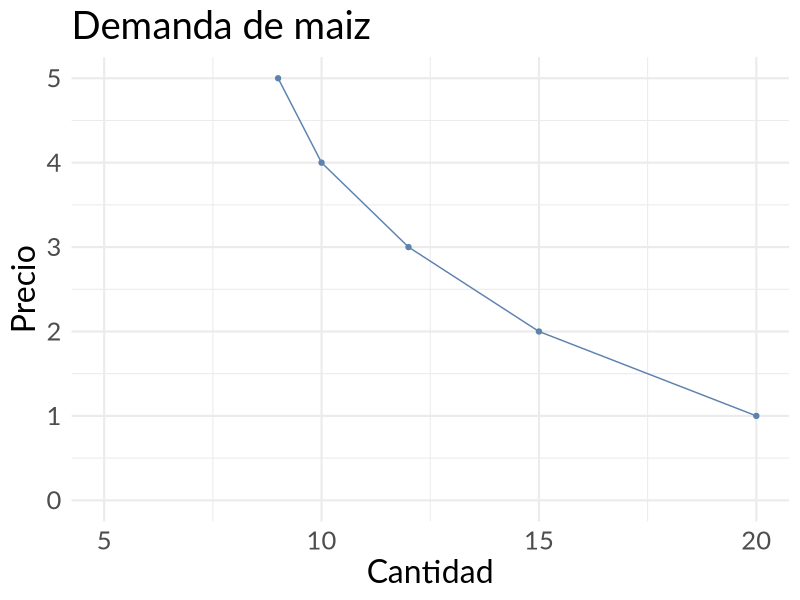
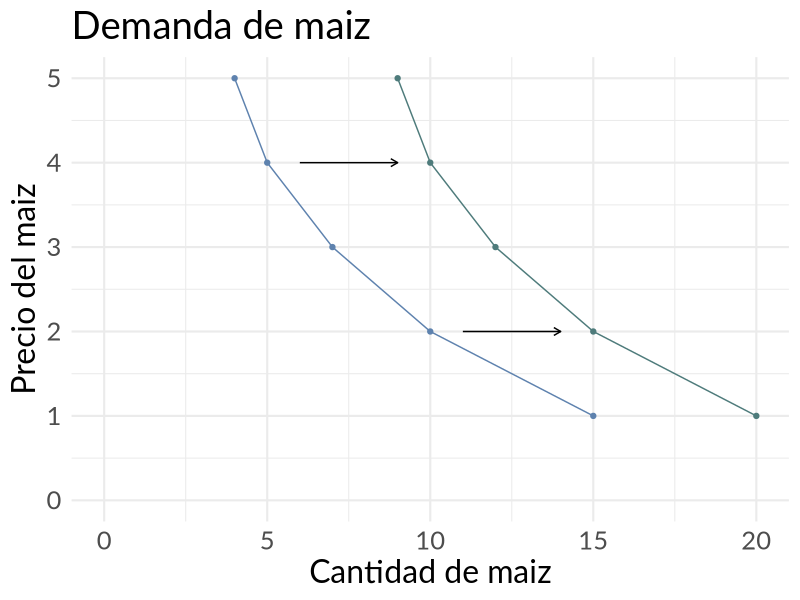
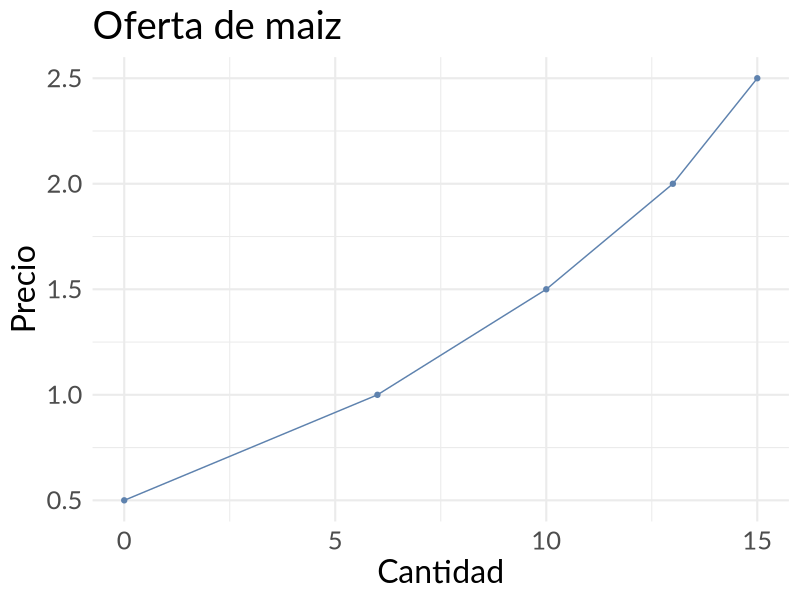
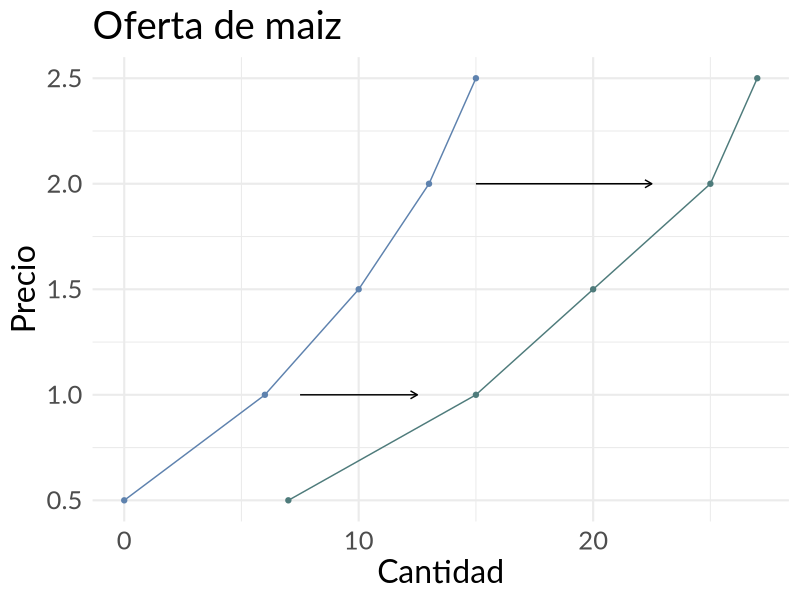
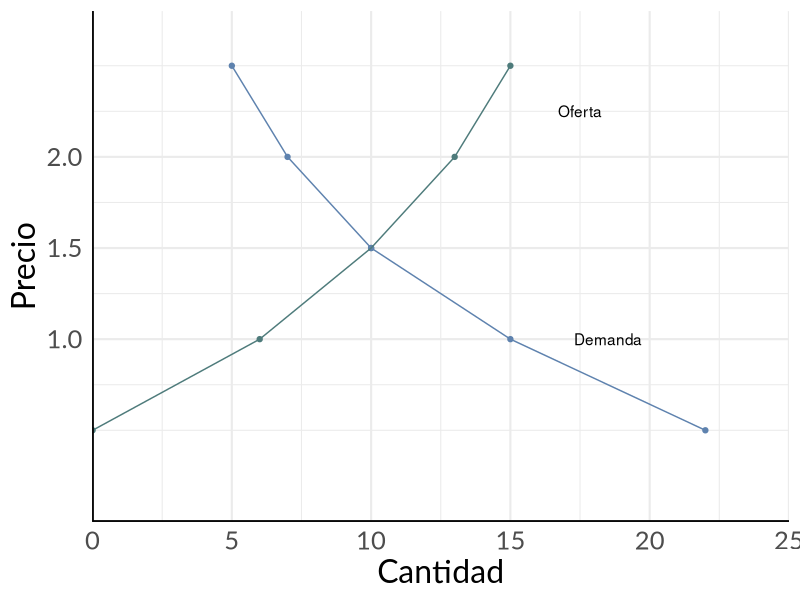
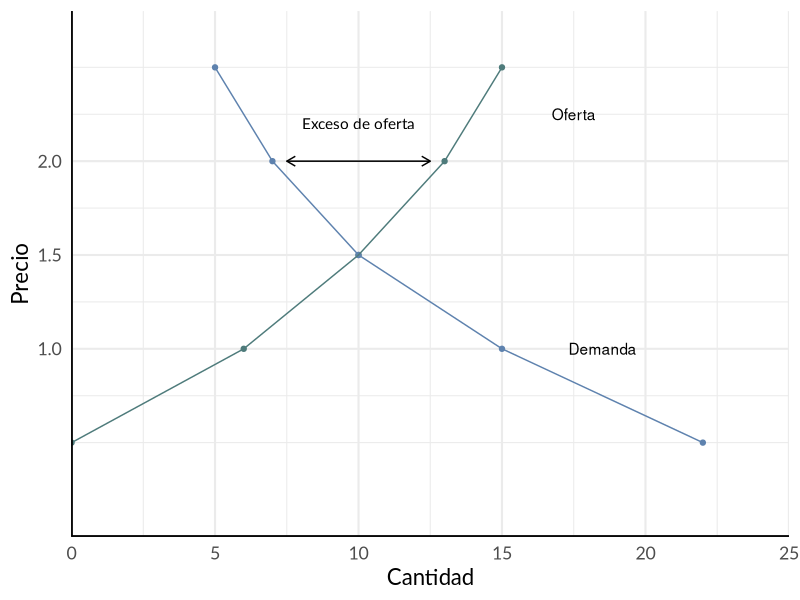
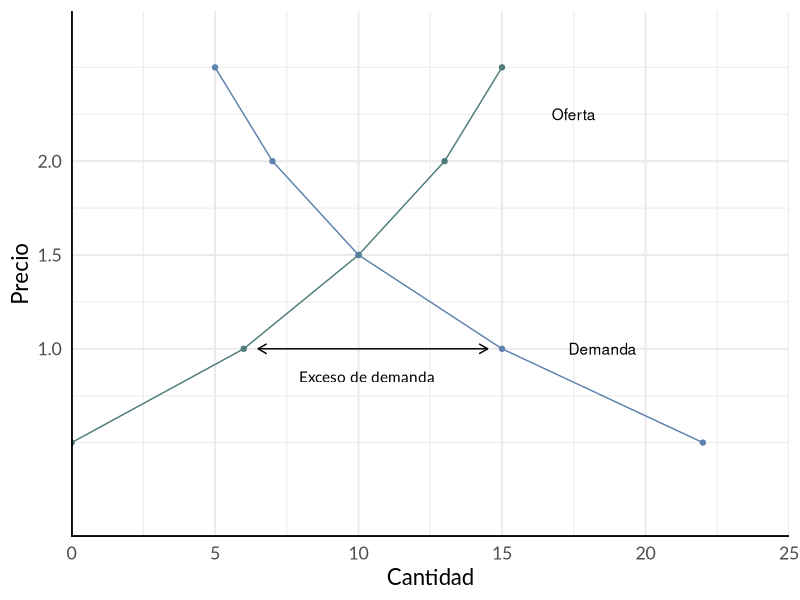
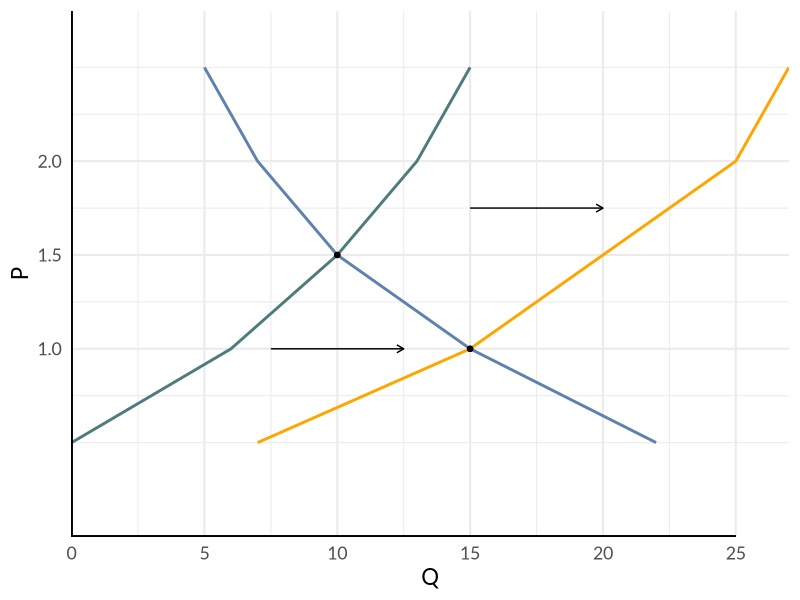

The R source for these figures, in order:
## ---- chunk 1
knitr::opts_chunk$set(
  fig.width = 6,
  fig.height = 3.5,
  fig.retina = 3,
  out.width = "100%",
  cache = FALSE,
  dev = "png",
  dev.args = list(type = "cairo-png")
)

library(ggplot2)
library(tibble)
library(dplyr)
library(grid)

colores <- c(
  celeste = "#5e82ae",
  verde = "#4E7B7B"
)

theme_set(theme_minimal(base_family = "Lato", base_size = 16))

line_coeffs <- function(x, y) {
  stats::coef(stats::lm(y ~ x))
}
## ---- chunk 2
tribble(
  ~Precio, ~`Cantidad Demandada`,
  10, 0,
  8, 10,
  6, 20,
  4, 30,
  2, 40,
  0, 125
) |>
  knitr::kable()
## ---- chunk 3
df <- tribble(
  ~precio, ~cantidad, ~lab, ~momento,
  5, 9, "A", "Después",
  4, 10, "B", "Después",
  3, 12, "C", "Después",
  2, 15, "D", "Después",
  1, 20, "E", "Después"
)

ggplot(df, aes(x = cantidad, y = precio)) +
  geom_line(color = colores[["celeste"]]) +
  geom_point(color = colores[["celeste"]]) +
  xlim(5, 20) +
  ylim(0, 5) +
  labs(x = "Cantidad", y = "Precio", title = "Demanda de maiz") +
  theme(legend.position = "none", text = element_text(size = 23))
## ---- chunk 4
df_2 <- bind_rows(
  df,
  mutate(df, momento = "Antes", cantidad = cantidad - 5)
)

ggplot(df_2, aes(x = cantidad, y = precio, color = momento)) +
  geom_line() +
  geom_point() +
  xlim(0, 20) +
  ylim(0, 5) +
  scale_color_manual(values = c(colores[["celeste"]], colores[["verde"]])) +
  annotate("segment", x = 6, xend = 9, y = 4, yend = 4,
           arrow = arrow(length = unit(0.2, "cm"))) +
  annotate("segment", x = 11, xend = 14, y = 2, yend = 2,
           arrow = arrow(length = unit(0.2, "cm"))) +
  labs(x = "Cantidad de maiz", y = "Precio del maiz", title = "Demanda de maiz") +
  guides(color = "none") +
  theme(text = element_text(size = 23))
## ---- chunk 5
df_oferta <- tibble(
  p = seq(0.5, 2.5, by = 0.5),
  q = c(0, 6, 10, 13, 15),
  curva = "Oferta"
)
## ---- chunk 6
df_oferta |>
  select(-curva) |>
  knitr::kable(col.names = c("Precio", "Oferta"))
## ---- chunk 7
ggplot(df_oferta, aes(x = q, y = p)) +
  geom_line(color = colores[["celeste"]]) +
  geom_point(color = colores[["celeste"]]) +
  labs(x = "Cantidad", y = "Precio", title = "Oferta de maiz") +
  theme(legend.position = "none", text = element_text(size = 23))
## ---- chunk 8
df_oferta_2 <- tibble(
  p = seq(0.5, 2.5, by = 0.5),
  q = c(7, 15, 20, 25, 27),
  curva = "Oferta 2"
)

bind_rows(df_oferta, df_oferta_2) |>
  ggplot(aes(x = q, y = p, color = curva)) +
  geom_line() +
  geom_point() +
  scale_color_manual(values = c(colores[["celeste"]], colores[["verde"]])) +
  labs(x = "Cantidad", y = "Precio", title = "Oferta de maiz") +
  annotate("segment", x = 15, xend = 22.5, y = 2, yend = 2,
           arrow = arrow(length = unit(0.2, "cm"))) +
  annotate("segment", x = 7.5, xend = 12.5, y = 1, yend = 1,
           arrow = arrow(length = unit(0.2, "cm"))) +
  theme(legend.position = "none", text = element_text(size = 23))
## ---- chunk 9
df_demanda <- tibble(
  p = seq(0.5, 2.5, by = 0.5),
  q = c(22, 15, 10, 7, 5),
  curva = "Demanda"
)

df_equilibrio <- bind_rows(df_oferta, df_demanda)
## ---- chunk 10
tibble(
  Precio = df_oferta$p,
  Oferta = df_oferta$q,
  Demanda = df_demanda$q
) |>
  knitr::kable()
## ---- chunk 11
plot_equilibrio <- df_equilibrio |>
  ggplot(aes(x = q, y = p, color = curva)) +
  geom_point() +
  geom_line() +
  geom_segment(aes(x = 0, y = 0, xend = 0, yend = 2.8), color = "black", alpha = 0.6) +
  geom_segment(aes(x = 0, y = 0, xend = 25, yend = 0), color = "black", alpha = 0.6) +
  annotate("text", label = "Oferta", x = 17.5, y = 2.25) +
  annotate("text", label = "Demanda", x = 18.5, y = 1) +
  scale_x_continuous(expand = expansion(add = 0)) +
  scale_y_continuous(expand = expansion(add = 0), breaks = c(1, 1.5, 2), limits = c(0, 2.8)) +
  scale_color_manual(values = c(colores[["celeste"]], colores[["verde"]])) +
  guides(color = "none") +
  labs(x = "Cantidad", y = "Precio")

plot_equilibrio + theme(text = element_text(size = 23))
## ---- chunk 12
plot_equilibrio +
  annotate("segment", x = 7.5, xend = 12.5, y = 2, yend = 2,
           arrow = arrow(ends = "both", length = unit(0.25, "cm"))) +
  annotate("text", y = 2.2, x = 10, label = "Exceso de oferta", family = "Lato")
## ---- chunk 13
plot_equilibrio +
  annotate("segment", x = 6.5, xend = 14.5, y = 1, yend = 1,
           arrow = arrow(ends = "both", length = unit(0.25, "cm"))) +
  annotate("text", y = 0.85, x = 10.3, label = "Exceso de demanda", family = "Lato")
## ---- chunk 14
df_estatica <- bind_rows(df_demanda, df_oferta, df_oferta_2)

df_estatica |>
  ggplot(aes(x = q, y = p, color = curva)) +
  geom_line(linewidth = 1) +
  scale_y_continuous(breaks = c(1, 1.5, 2), expand = expansion(add = 0)) +
  scale_x_continuous(breaks = seq(0, 25, by = 5), expand = expansion(add = 0)) +
  scale_color_manual(values = c(colores[["celeste"]], colores[["verde"]], "orange")) +
  geom_point(data = filter(df_estatica, p == 1.5, q == 10),
             aes(x = q, y = p), inherit.aes = FALSE) +
  geom_point(data = filter(df_estatica, p == 1, q == 15),
             aes(x = q, y = p), inherit.aes = FALSE) +
  geom_segment(aes(x = 0, y = 0, xend = 0, yend = 2.8), color = "black", alpha = 0.6) +
  geom_segment(aes(x = 0, y = 0, xend = 25, yend = 0), color = "black", alpha = 0.6) +
  annotate("segment", x = 15, xend = 20, y = 1.75, yend = 1.75,
           arrow = arrow(length = unit(0.2, "cm"))) +
  annotate("segment", x = 7.5, xend = 12.5, y = 1, yend = 1,
           arrow = arrow(length = unit(0.2, "cm"))) +
  labs(x = "Q", y = "P") +
  guides(color = "none")
## ---- chunk 15
df_demanda_2 <- tibble(
  p = seq(0.5, 3, by = 0.5),
  q = c(32, 25, 20, 17, 15, 14),
  curva = "Demanda 2"
)

df_estatica_2 <- bind_rows(df_demanda, df_oferta, df_demanda_2) |>
  add_row(p = 3, q = 16, curva = "Oferta") |>
  add_row(p = 3, q = 2.5, curva = "Demanda")

df_estatica_2 |>
  ggplot(aes(x = q, y = p, color = curva)) +
  geom_line(linewidth = 1) +
  geom_segment(aes(x = 0, y = 0, xend = 0, yend = 3.2), color = "black", alpha = 0.6) +
  geom_segment(aes(x = 0, y = 0, xend = 30, yend = 0), color = "black", alpha = 0.6) +
  scale_y_continuous(breaks = c(1.5, 2.5), expand = expansion(add = 0)) +
  scale_x_continuous(breaks = seq(0, 25, by = 5), expand = expansion(add = 0)) +
  scale_color_manual(values = c(colores[["celeste"]], colores[["verde"]], "orange", colores[["verde"]])) +
  geom_point(data = filter(df_estatica, p == 1.5, q == 10),
             aes(x = q, y = p), inherit.aes = FALSE) +
  geom_point(data = tibble(p = 2.5, q = 15),
             aes(x = q, y = p), inherit.aes = FALSE) +
  annotate("segment", x = 7.5, xend = 12.5, y = 2.5, yend = 2.5,
           arrow = arrow(length = unit(0.2, "cm"))) +
  annotate("segment", x = 17.5, xend = 22.5, y = 1, yend = 1,
           arrow = arrow(length = unit(0.2, "cm"))) +
  labs(x = "Q", y = "P") +
  guides(color = "none")
## ---- chunk 16
of <- tibble(q = c(60, 80, 100), p = c(800, 1000, 1200))
dem <- tibble(q = c(60, 80, 100), p = c(1200, 1000, 800))

of_fit <- line_coeffs(of$q, of$p)
dem_fit <- line_coeffs(dem$q, dem$p)

puntos <- tibble(q = c(60, 60, 100), p = c(800, 1200, 800))

ggplot() +
  geom_abline(intercept = of_fit[[1]], slope = of_fit[[2]], color = colores[["celeste"]]) +
  geom_abline(intercept = dem_fit[[1]], slope = dem_fit[[2]], color = colores[["celeste"]]) +
  annotate("rect", xmin = 40, ymin = 800, xmax = Inf, ymax = Inf, alpha = 0.4, fill = "grey") +
  geom_point(data = puntos, aes(q, p)) +
  scale_x_continuous(limits = c(40, 120), breaks = c(60, 80, 100)) +
  scale_y_continuous(breaks = seq(200, 1200, by = 200), limits = c(0, 1500)) +
  geom_segment(aes(x = 40, y = 0, xend = 40, yend = Inf), alpha = 0.6) +
  geom_segment(aes(x = 40, y = 0, xend = Inf, yend = 0), alpha = 0.6) +
  geom_segment(aes(x = 40, y = 800, xend = Inf, yend = 800), alpha = 0.8, linetype = "dashed") +
  geom_segment(aes(x = 40, y = 1200, xend = 60, yend = 1200), alpha = 0.6, linetype = "dashed") +
  geom_segment(aes(x = 60, y = 1200, xend = 60, yend = 0), alpha = 0.6, linetype = "dashed") +
  geom_segment(aes(x = 65, y = 800, xend = 95, yend = 800),
               arrow = arrow(length = unit(0.2, "cm"), ends = "both")) +
  annotate("curve", y = 1225, x = 61, xend = 66, yend = 1280,
           arrow = arrow(ends = "first", length = unit(0.2, "cm")),
           curvature = -0.2) +
  annotate("text", y = 900, x = 110, label = "Zona ilegal") +
  annotate("text", y = 1300, x = 80, label = "Renta mercado\nnegro") +
  annotate("text", x = 80, y = 700, label = "Escasez") +
  labs(x = "Q", y = "P", caption = "Precio máximo $800") +
  coord_cartesian(clip = "off")
## ---- chunk 17
of <- tibble(q = c(20, 22), p = c(5, 7))
dem <- tibble(q = c(20, 22), p = c(7, 5))

of_fit <- line_coeffs(of$q, of$p)
dem_fit <- line_coeffs(dem$q, dem$p)

puntos <- tibble(q = c(20, 20, 21, 22), p = c(5, 7, 6, 7))

ggplot() +
  geom_abline(intercept = of_fit[[1]], slope = of_fit[[2]], color = colores[["celeste"]]) +
  geom_abline(intercept = dem_fit[[1]], slope = dem_fit[[2]], color = colores[["celeste"]]) +
  annotate("rect", xmin = -Inf, ymin = -Inf, xmax = Inf, ymax = 7, alpha = 0.4, fill = "grey") +
  geom_point(data = puntos, aes(q, p)) +
  scale_x_continuous(limits = c(19, 23), breaks = 19:23, expand = expansion(add = 0)) +
  scale_y_continuous(breaks = 5:7, limits = c(0, 8), expand = expansion(add = 0)) +
  geom_segment(aes(x = -Inf, y = 0, xend = -Inf, yend = Inf), alpha = 0.6) +
  geom_segment(aes(x = -Inf, y = 0, xend = Inf, yend = 0), alpha = 0.6) +
  geom_segment(aes(x = 20.1, y = 7, xend = 21.9, yend = 7),
               arrow = arrow(length = unit(0.2, "cm"), ends = "both")) +
  annotate("text", y = 1, x = 22, label = "Zona ilegal") +
  annotate("text", x = 21, y = 7.5, label = "Desempleo") +
  labs(x = "Q", y = "P", caption = "Salario mínimo $7") +
  coord_cartesian(clip = "off")
